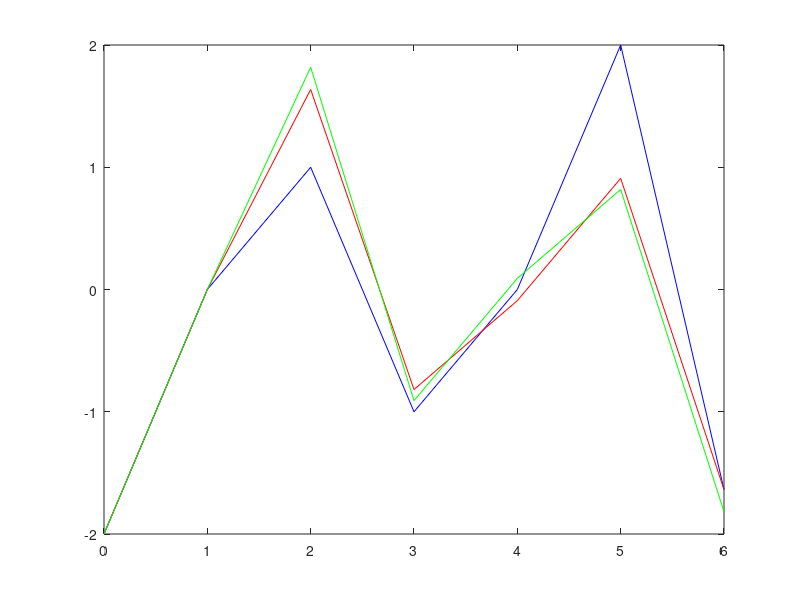

Source code (MATLAB):
clear all;
clc;

% compute lpc coefficients a1 and a2 of f(t) = [-2 0 1 -1 0 2]
A = [0 -2; 1  0; -1 1; 0 -1];
b = [   1;   -1;    0;    2];

a = pinv(A)*b;

% determine f's
% don't know which 'direction' 
f2a = [-2 0] * a;
f3a = [1  0] * a;
f4a = [-1 1] * a;
f5a = [0 -1] * a;
f6a = [2  0] * a;

f2 = [0 -2] * a;
f3 = [0  1] * a;
f4 = [1 -1] * a;
f5 = [-1 0] * a;
f6 = [0  2] * a;

% plot
orig = [-2 0 1 -1 0 2 f6];
est = [-2 0 f2 f3 f4 f5 f6];
est2 = [-2 0 f2a f3a f4a f5a f6a];
plot(0:6, orig, 'b');
hold on;
plot(0:6, est, 'r');
plot(0:6, est2, 'g');
hold off;